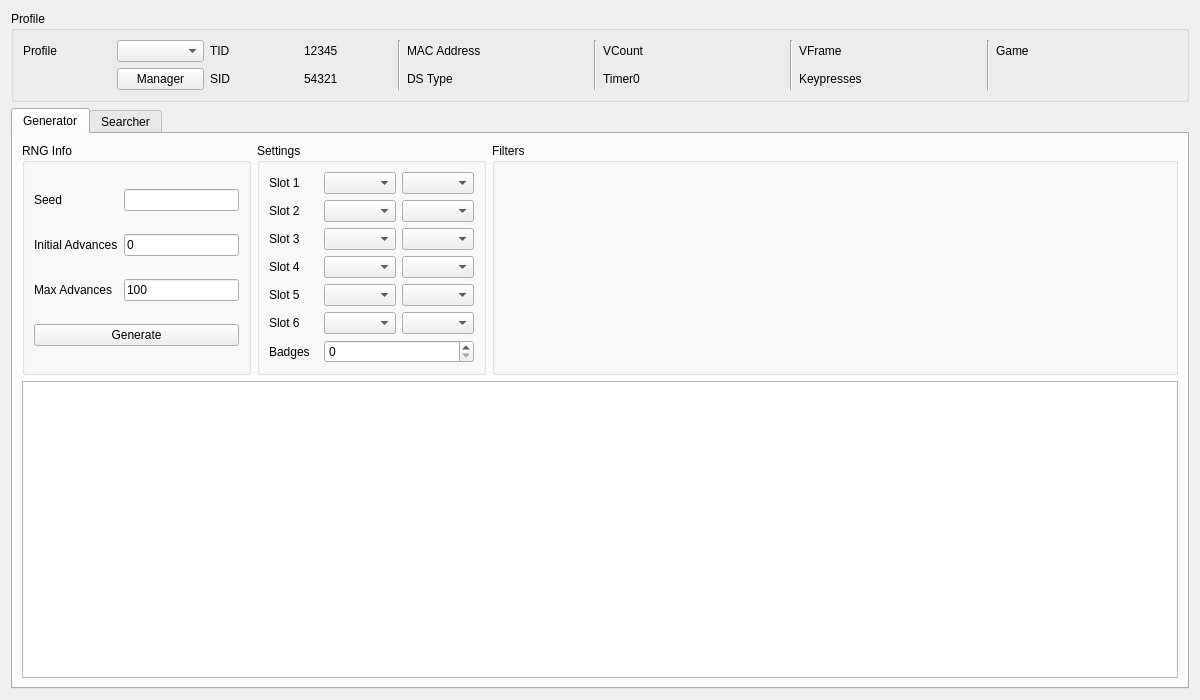
<?xml version="1.0" encoding="UTF-8"?>
<ui version="4.0">
 <class>DreamRadar</class>
 <widget class="QWidget" name="DreamRadar">
  <property name="geometry">
   <rect>
    <x>0</x>
    <y>0</y>
    <width>1200</width>
    <height>700</height>
   </rect>
  </property>
  <property name="windowTitle">
   <string>Dream Radar</string>
  </property>
  <layout class="QGridLayout" name="gridLayout_26">
   <item row="0" column="0">
    <widget class="QGroupBox" name="groupBoxProfile">
     <property name="title">
      <string>Profile</string>
     </property>
     <layout class="QGridLayout" name="gridLayout_5">
      <item row="0" column="0">
       <widget class="QLabel" name="labelProfile">
        <property name="text">
         <string>Profile</string>
        </property>
       </widget>
      </item>
      <item row="0" column="1">
       <widget class="QComboBox" name="comboBoxProfiles"/>
      </item>
      <item row="1" column="1">
       <widget class="QPushButton" name="pushButtonProfileManager">
        <property name="text">
         <string>Manager</string>
        </property>
       </widget>
      </item>
      <item row="0" column="2">
       <widget class="QLabel" name="labelProfileTID">
        <property name="text">
         <string>TID</string>
        </property>
       </widget>
      </item>
      <item row="0" column="3">
       <widget class="QLabel" name="labelProfileTIDValue">
        <property name="text">
         <string notr="true">12345</string>
        </property>
       </widget>
      </item>
      <item row="1" column="2">
       <widget class="QLabel" name="labelProfileSID">
        <property name="text">
         <string>SID</string>
        </property>
       </widget>
      </item>
      <item row="1" column="3">
       <widget class="QLabel" name="labelProfileSIDValue">
        <property name="text">
         <string notr="true">54321</string>
        </property>
       </widget>
      </item>
      <item row="0" column="4" rowspan="2">
       <widget class="Line" name="line_4">
        <property name="orientation">
         <enum>Qt::Orientation::Vertical</enum>
        </property>
       </widget>
      </item>
      <item row="0" column="5">
       <widget class="QLabel" name="labelProfileMACAddress">
        <property name="text">
         <string>MAC Address</string>
        </property>
       </widget>
      </item>
      <item row="0" column="6">
       <widget class="QLabel" name="labelProfileMACAddressValue"/>
      </item>
      <item row="1" column="5">
       <widget class="QLabel" name="labelProfileDSType">
        <property name="text">
         <string>DS Type</string>
        </property>
       </widget>
      </item>
      <item row="1" column="6">
       <widget class="QLabel" name="labelProfileDSTypeValue"/>
      </item>
      <item row="0" column="7" rowspan="2">
       <widget class="Line" name="line_3">
        <property name="orientation">
         <enum>Qt::Orientation::Vertical</enum>
        </property>
       </widget>
      </item>
      <item row="0" column="8">
       <widget class="QLabel" name="labelProfileVCount">
        <property name="text">
         <string>VCount</string>
        </property>
       </widget>
      </item>
      <item row="0" column="9">
       <widget class="QLabel" name="labelProfileVCountValue"/>
      </item>
      <item row="1" column="8">
       <widget class="QLabel" name="labelProfileTimer0">
        <property name="text">
         <string>Timer0</string>
        </property>
       </widget>
      </item>
      <item row="1" column="9">
       <widget class="QLabel" name="labelProfileTimer0Value"/>
      </item>
      <item row="0" column="10" rowspan="2">
       <widget class="Line" name="line_2">
        <property name="orientation">
         <enum>Qt::Orientation::Vertical</enum>
        </property>
       </widget>
      </item>
      <item row="0" column="13" rowspan="2">
       <widget class="Line" name="line">
        <property name="orientation">
         <enum>Qt::Orientation::Vertical</enum>
        </property>
       </widget>
      </item>
      <item row="0" column="11">
       <widget class="QLabel" name="labelProfileVFrame">
        <property name="text">
         <string>VFrame</string>
        </property>
       </widget>
      </item>
      <item row="0" column="12">
       <widget class="QLabel" name="labelProfileVFrameValue"/>
      </item>
      <item row="1" column="11">
       <widget class="QLabel" name="labelProfileKeypresses">
        <property name="text">
         <string>Keypresses</string>
        </property>
       </widget>
      </item>
      <item row="1" column="12">
       <widget class="QLabel" name="labelProfileKeypressesValue"/>
      </item>
      <item row="0" column="14">
       <widget class="QLabel" name="labelProfileGame">
        <property name="text">
         <string>Game</string>
        </property>
       </widget>
      </item>
      <item row="0" column="15">
       <widget class="QLabel" name="labelProfileGameValue"/>
      </item>
     </layout>
    </widget>
   </item>
   <item row="1" column="0">
    <widget class="TabWidget" name="tabRNGSelector">
     <widget class="QWidget" name="tabGenerator">
      <attribute name="title">
       <string>Generator</string>
      </attribute>
      <layout class="QGridLayout" name="gridLayout_2">
       <item row="0" column="0">
        <widget class="QGroupBox" name="groupBoxGeneratorRNGInfo">
         <property name="sizePolicy">
          <sizepolicy hsizetype="Preferred" vsizetype="Preferred">
           <horstretch>1</horstretch>
           <verstretch>0</verstretch>
          </sizepolicy>
         </property>
         <property name="title">
          <string>RNG Info</string>
         </property>
         <layout class="QGridLayout" name="gridLayout_7">
          <item row="0" column="0">
           <widget class="QLabel" name="labelGeneratorSeed">
            <property name="text">
             <string>Seed</string>
            </property>
           </widget>
          </item>
          <item row="0" column="1">
           <widget class="TextBox" name="textBoxGeneratorSeed"/>
          </item>
          <item row="1" column="0">
           <widget class="QLabel" name="labelGeneratorInitialAdvances">
            <property name="text">
             <string>Initial Advances</string>
            </property>
           </widget>
          </item>
          <item row="1" column="1">
           <widget class="TextBox" name="textBoxGeneratorInitialAdvances">
            <property name="text">
             <string notr="true">0</string>
            </property>
           </widget>
          </item>
          <item row="2" column="0">
           <widget class="QLabel" name="labelGeneratorMaxAdvances">
            <property name="text">
             <string>Max Advances</string>
            </property>
           </widget>
          </item>
          <item row="2" column="1">
           <widget class="TextBox" name="textBoxGeneratorMaxAdvances">
            <property name="text">
             <string notr="true">100</string>
            </property>
           </widget>
          </item>
          <item row="3" column="0" colspan="2">
           <widget class="QPushButton" name="pushButtonGenerate">
            <property name="text">
             <string>Generate</string>
            </property>
           </widget>
          </item>
         </layout>
        </widget>
       </item>
       <item row="0" column="1">
        <widget class="QGroupBox" name="groupBoxGeneratorSettings">
         <property name="sizePolicy">
          <sizepolicy hsizetype="Preferred" vsizetype="Preferred">
           <horstretch>1</horstretch>
           <verstretch>0</verstretch>
          </sizepolicy>
         </property>
         <property name="title">
          <string>Settings</string>
         </property>
         <layout class="QGridLayout" name="gridLayout">
          <item row="0" column="0">
           <widget class="QLabel" name="labelGeneratorSlot1">
            <property name="text">
             <string>Slot 1</string>
            </property>
           </widget>
          </item>
          <item row="0" column="1">
           <widget class="ComboBox" name="comboBoxGeneratorSpecie1"/>
          </item>
          <item row="0" column="2">
           <widget class="ComboBox" name="comboBoxGeneratorGender1"/>
          </item>
          <item row="1" column="0">
           <widget class="QLabel" name="labelGeneratorSlot2">
            <property name="text">
             <string>Slot 2</string>
            </property>
           </widget>
          </item>
          <item row="1" column="1">
           <widget class="ComboBox" name="comboBoxGeneratorSpecie2"/>
          </item>
          <item row="1" column="2">
           <widget class="ComboBox" name="comboBoxGeneratorGender2"/>
          </item>
          <item row="2" column="0">
           <widget class="QLabel" name="labelGeneratorSlot3">
            <property name="text">
             <string>Slot 3</string>
            </property>
           </widget>
          </item>
          <item row="2" column="1">
           <widget class="ComboBox" name="comboBoxGeneratorSpecie3"/>
          </item>
          <item row="2" column="2">
           <widget class="ComboBox" name="comboBoxGeneratorGender3"/>
          </item>
          <item row="3" column="0">
           <widget class="QLabel" name="labelGeneratorSlot4">
            <property name="text">
             <string>Slot 4</string>
            </property>
           </widget>
          </item>
          <item row="3" column="1">
           <widget class="ComboBox" name="comboBoxGeneratorSpecie4"/>
          </item>
          <item row="3" column="2">
           <widget class="ComboBox" name="comboBoxGeneratorGender4"/>
          </item>
          <item row="4" column="0">
           <widget class="QLabel" name="labelGeneratorSlot5">
            <property name="text">
             <string>Slot 5</string>
            </property>
           </widget>
          </item>
          <item row="4" column="1">
           <widget class="ComboBox" name="comboBoxGeneratorSpecie5"/>
          </item>
          <item row="4" column="2">
           <widget class="ComboBox" name="comboBoxGeneratorGender5"/>
          </item>
          <item row="5" column="0">
           <widget class="QLabel" name="labelGeneratorSlot6">
            <property name="text">
             <string>Slot 6</string>
            </property>
           </widget>
          </item>
          <item row="5" column="1">
           <widget class="ComboBox" name="comboBoxGeneratorSpecie6"/>
          </item>
          <item row="5" column="2">
           <widget class="ComboBox" name="comboBoxGeneratorGender6"/>
          </item>
          <item row="6" column="0">
           <widget class="QLabel" name="labelGeneratorBadges">
            <property name="text">
             <string>Badges</string>
            </property>
           </widget>
          </item>
          <item row="6" column="1" colspan="2">
           <widget class="QSpinBox" name="spinBoxGeneratorBadges">
            <property name="maximum">
             <number>8</number>
            </property>
           </widget>
          </item>
         </layout>
        </widget>
       </item>
       <item row="0" column="2">
        <widget class="QGroupBox" name="groupBoxGeneratorFilters">
         <property name="sizePolicy">
          <sizepolicy hsizetype="Preferred" vsizetype="Preferred">
           <horstretch>3</horstretch>
           <verstretch>0</verstretch>
          </sizepolicy>
         </property>
         <property name="title">
          <string>Filters</string>
         </property>
         <layout class="QGridLayout" name="gridLayout_19">
          <item row="0" column="0" rowspan="2">
           <widget class="Filter" name="filterGenerator" native="true"/>
          </item>
         </layout>
        </widget>
       </item>
       <item row="1" column="0" colspan="3">
        <widget class="TableView" name="tableViewGenerator"/>
       </item>
      </layout>
     </widget>
     <widget class="QWidget" name="tabSearcher">
      <attribute name="title">
       <string>Searcher</string>
      </attribute>
      <layout class="QGridLayout" name="gridLayout_20">
       <item row="0" column="0">
        <widget class="QGroupBox" name="groupBoxSearcherRNGInfo">
         <property name="sizePolicy">
          <sizepolicy hsizetype="Preferred" vsizetype="Preferred">
           <horstretch>1</horstretch>
           <verstretch>0</verstretch>
          </sizepolicy>
         </property>
         <property name="title">
          <string>RNG Info</string>
         </property>
         <layout class="QGridLayout" name="gridLayout_4">
          <item row="0" column="0">
           <widget class="QLabel" name="label">
            <property name="text">
             <string>Initial Advances</string>
            </property>
           </widget>
          </item>
          <item row="0" column="1">
           <widget class="TextBox" name="textBoxSearcherInitialAdvances">
            <property name="text">
             <string notr="true">0</string>
            </property>
           </widget>
          </item>
          <item row="1" column="0">
           <widget class="QLabel" name="labelSearcherMaxAdvances">
            <property name="text">
             <string>Max Advances</string>
            </property>
           </widget>
          </item>
          <item row="1" column="1">
           <widget class="TextBox" name="textBoxSearcherMaxAdvances">
            <property name="text">
             <string notr="true">100</string>
            </property>
           </widget>
          </item>
          <item row="2" column="0">
           <widget class="QLabel" name="labelSearcherStartDate">
            <property name="text">
             <string>Start Date</string>
            </property>
           </widget>
          </item>
          <item row="2" column="1">
           <widget class="DateEdit" name="dateEditSearcherStartDate"/>
          </item>
          <item row="3" column="0">
           <widget class="QLabel" name="labelSearcherEndDate">
            <property name="text">
             <string>End Date</string>
            </property>
           </widget>
          </item>
          <item row="3" column="1">
           <widget class="DateEdit" name="dateEditSearcherEndDate"/>
          </item>
          <item row="4" column="0" colspan="2">
           <layout class="QHBoxLayout" name="horizontalLayout">
            <item>
             <widget class="QPushButton" name="pushButtonSearch">
              <property name="text">
               <string>Search</string>
              </property>
             </widget>
            </item>
            <item>
             <widget class="QPushButton" name="pushButtonCancel">
              <property name="enabled">
               <bool>false</bool>
              </property>
              <property name="text">
               <string>Cancel</string>
              </property>
             </widget>
            </item>
           </layout>
          </item>
         </layout>
        </widget>
       </item>
       <item row="0" column="1">
        <widget class="QGroupBox" name="groupBoxSearcherSettings">
         <property name="sizePolicy">
          <sizepolicy hsizetype="Preferred" vsizetype="Preferred">
           <horstretch>1</horstretch>
           <verstretch>0</verstretch>
          </sizepolicy>
         </property>
         <property name="title">
          <string>Settings</string>
         </property>
         <layout class="QGridLayout" name="gridLayout_3">
          <item row="0" column="0">
           <widget class="QLabel" name="labelSearcherSlot1">
            <property name="text">
             <string>Slot 1</string>
            </property>
           </widget>
          </item>
          <item row="0" column="1">
           <widget class="ComboBox" name="comboBoxSearcherSpecie1"/>
          </item>
          <item row="0" column="2">
           <widget class="ComboBox" name="comboBoxSearcherGender1"/>
          </item>
          <item row="1" column="0">
           <widget class="QLabel" name="labelSearcherSlot2">
            <property name="text">
             <string>Slot 2</string>
            </property>
           </widget>
          </item>
          <item row="1" column="1">
           <widget class="ComboBox" name="comboBoxSearcherSpecie2"/>
          </item>
          <item row="1" column="2">
           <widget class="ComboBox" name="comboBoxSearcherGender2"/>
          </item>
          <item row="2" column="0">
           <widget class="QLabel" name="labelSearcherSlot3">
            <property name="text">
             <string>Slot 3</string>
            </property>
           </widget>
          </item>
          <item row="2" column="1">
           <widget class="ComboBox" name="comboBoxSearcherSpecie3"/>
          </item>
          <item row="2" column="2">
           <widget class="ComboBox" name="comboBoxSearcherGender3"/>
          </item>
          <item row="3" column="0">
           <widget class="QLabel" name="labelSearcherSlot4">
            <property name="text">
             <string>Slot 4</string>
            </property>
           </widget>
          </item>
          <item row="3" column="1">
           <widget class="ComboBox" name="comboBoxSearcherSpecie4"/>
          </item>
          <item row="3" column="2">
           <widget class="ComboBox" name="comboBoxSearcherGender4"/>
          </item>
          <item row="4" column="0">
           <widget class="QLabel" name="labelSearcherSlot5">
            <property name="text">
             <string>Slot 5</string>
            </property>
           </widget>
          </item>
          <item row="4" column="1">
           <widget class="ComboBox" name="comboBoxSearcherSpecie5"/>
          </item>
          <item row="4" column="2">
           <widget class="ComboBox" name="comboBoxSearcherGender5"/>
          </item>
          <item row="5" column="0">
           <widget class="QLabel" name="labelSearcherSlot6">
            <property name="text">
             <string>Slot 6</string>
            </property>
           </widget>
          </item>
          <item row="5" column="1">
           <widget class="ComboBox" name="comboBoxSearcherSpecie6"/>
          </item>
          <item row="5" column="2">
           <widget class="ComboBox" name="comboBoxSearcherGender6"/>
          </item>
          <item row="6" column="0">
           <widget class="QLabel" name="labelSearcherBadges">
            <property name="text">
             <string>Badges</string>
            </property>
           </widget>
          </item>
          <item row="6" column="1" colspan="2">
           <widget class="QSpinBox" name="spinBoxSearcherBadges">
            <property name="maximum">
             <number>8</number>
            </property>
           </widget>
          </item>
         </layout>
        </widget>
       </item>
       <item row="0" column="2">
        <widget class="QGroupBox" name="groupBoxSearcherFilters">
         <property name="sizePolicy">
          <sizepolicy hsizetype="Preferred" vsizetype="Preferred">
           <horstretch>3</horstretch>
           <verstretch>0</verstretch>
          </sizepolicy>
         </property>
         <property name="title">
          <string>Filters</string>
         </property>
         <layout class="QGridLayout" name="gridLayout_24">
          <item row="0" column="0" rowspan="2">
           <widget class="Filter" name="filterSearcher" native="true"/>
          </item>
         </layout>
        </widget>
       </item>
       <item row="1" column="0" colspan="3">
        <widget class="QProgressBar" name="progressBar"/>
       </item>
       <item row="2" column="0" colspan="3">
        <widget class="TableView" name="tableViewSearcher">
         <property name="sortingEnabled">
          <bool>true</bool>
         </property>
        </widget>
       </item>
      </layout>
     </widget>
    </widget>
   </item>
  </layout>
 </widget>
 <customwidgets>
  <customwidget>
   <class>TextBox</class>
   <extends>QLineEdit</extends>
   <header>Form/Controls/TextBox.hpp</header>
  </customwidget>
  <customwidget>
   <class>ComboBox</class>
   <extends>QComboBox</extends>
   <header>Form/Controls/ComboBox.hpp</header>
  </customwidget>
  <customwidget>
   <class>TableView</class>
   <extends>QTableView</extends>
   <header>Form/Controls/TableView.hpp</header>
  </customwidget>
  <customwidget>
   <class>Filter</class>
   <extends>QWidget</extends>
   <header>Form/Controls/Filter.hpp</header>
   <container>1</container>
  </customwidget>
  <customwidget>
   <class>TabWidget</class>
   <extends>QTabWidget</extends>
   <header>Form/Controls/TabWidget.hpp</header>
   <container>1</container>
  </customwidget>
  <customwidget>
   <class>DateEdit</class>
   <extends>QDateEdit</extends>
   <header>Form/Controls/DateEdit.hpp</header>
  </customwidget>
 </customwidgets>
 <tabstops>
  <tabstop>comboBoxProfiles</tabstop>
  <tabstop>pushButtonProfileManager</tabstop>
  <tabstop>tabRNGSelector</tabstop>
  <tabstop>textBoxGeneratorSeed</tabstop>
  <tabstop>textBoxGeneratorInitialAdvances</tabstop>
  <tabstop>textBoxGeneratorMaxAdvances</tabstop>
  <tabstop>pushButtonGenerate</tabstop>
  <tabstop>comboBoxGeneratorSpecie1</tabstop>
  <tabstop>comboBoxGeneratorGender1</tabstop>
  <tabstop>comboBoxGeneratorSpecie2</tabstop>
  <tabstop>comboBoxGeneratorGender2</tabstop>
  <tabstop>comboBoxGeneratorSpecie3</tabstop>
  <tabstop>comboBoxGeneratorGender3</tabstop>
  <tabstop>comboBoxGeneratorSpecie4</tabstop>
  <tabstop>comboBoxGeneratorGender4</tabstop>
  <tabstop>comboBoxGeneratorSpecie5</tabstop>
  <tabstop>comboBoxGeneratorGender5</tabstop>
  <tabstop>comboBoxGeneratorSpecie6</tabstop>
  <tabstop>comboBoxGeneratorGender6</tabstop>
  <tabstop>spinBoxGeneratorBadges</tabstop>
  <tabstop>tableViewGenerator</tabstop>
  <tabstop>textBoxSearcherInitialAdvances</tabstop>
  <tabstop>textBoxSearcherMaxAdvances</tabstop>
  <tabstop>dateEditSearcherStartDate</tabstop>
  <tabstop>dateEditSearcherEndDate</tabstop>
  <tabstop>pushButtonSearch</tabstop>
  <tabstop>pushButtonCancel</tabstop>
  <tabstop>comboBoxSearcherSpecie1</tabstop>
  <tabstop>comboBoxSearcherGender1</tabstop>
  <tabstop>comboBoxSearcherSpecie2</tabstop>
  <tabstop>comboBoxSearcherGender2</tabstop>
  <tabstop>comboBoxSearcherSpecie3</tabstop>
  <tabstop>comboBoxSearcherGender3</tabstop>
  <tabstop>comboBoxSearcherSpecie4</tabstop>
  <tabstop>comboBoxSearcherGender4</tabstop>
  <tabstop>comboBoxSearcherSpecie5</tabstop>
  <tabstop>comboBoxSearcherGender5</tabstop>
  <tabstop>comboBoxSearcherSpecie6</tabstop>
  <tabstop>comboBoxSearcherGender6</tabstop>
  <tabstop>spinBoxSearcherBadges</tabstop>
  <tabstop>tableViewSearcher</tabstop>
 </tabstops>
 <resources/>
 <connections/>
</ui>
